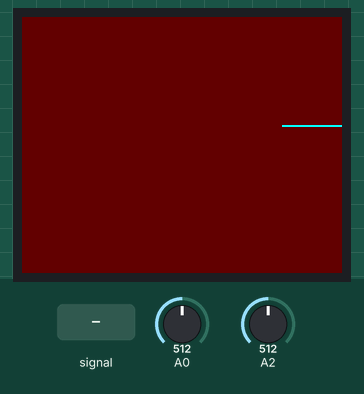
A sketch run on a simulated Arduino Uno, built with avr-gcc and run on an emulated ATmega328P. Shown: 160×128 colour display. Inputs (shaded band) come from the test bench; at power-on: A0 = 512, A2 = 512.

Above: at 1.2 s.
1.3 s: A0 set to 379
At 2.5 s:
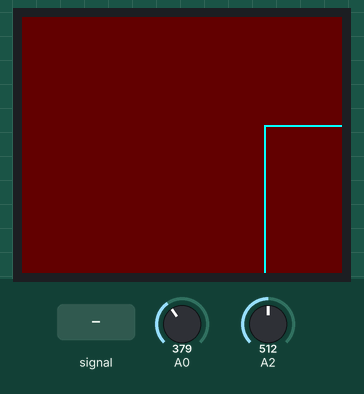
2.8 s: A0 set to 353
5.7 s: A2 fed a 2 Hz sine of ±306 counts around its level
At 6.18 s:
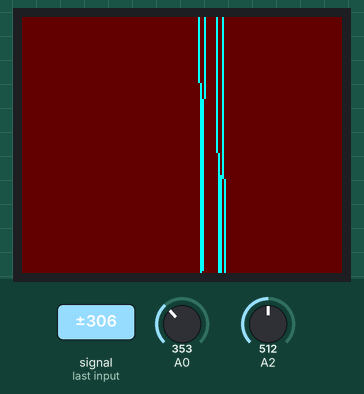
7.2 s: A2 set to 716
At 7.52 s:
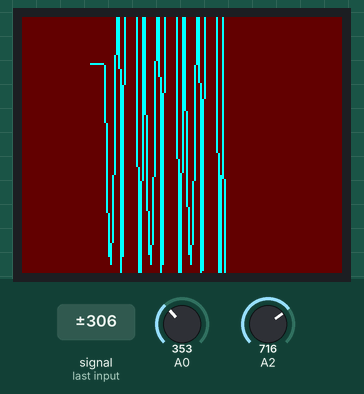
8.8 s: A2 fed a 200 Hz sine of ±81 counts around its level
At 9.3 s:
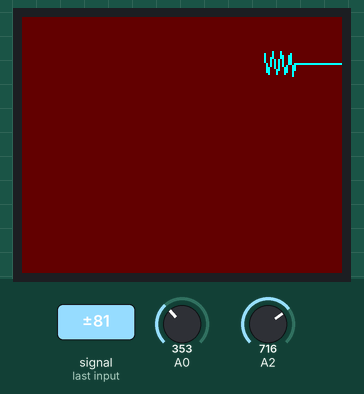
10.3 s: A0 set to 511
At 10.69 s:
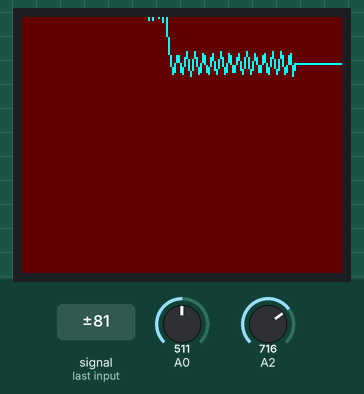
Timing chart, 0 to 12.8 s (numbered marks = the images above; inputs shaded):
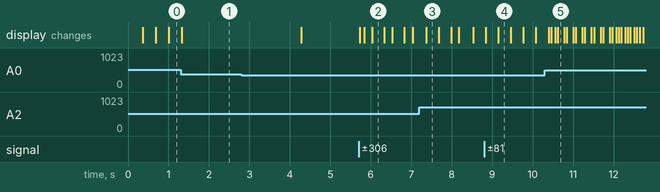

Measured:
- after the input at 5.7 s, the display: first changes at once (image 2 shows a later state)

The sketch:

piezo_heartrate_v5.ino
```cpp
//changing the graph to be more sine wavy rather than histogrammy

#include <TFT.h>
#include <SPI.h>

#define cs   9
#define dc   7
#define rst  8

TFT mTFTscreen = TFT(cs, dc, rst);

//int mAveragedReading = 0;
const int mCenterLine = 64;
int mXPos = 160;
int mXPosPrev = 160;
int mYPosPrev = mCenterLine;

void setup()
{
  Serial.begin(57600);
  mTFTscreen.begin();
  mTFTscreen.background(100,0,0);
}

void loop()
{
  mTFTscreen.stroke(0,255,255);
  //mTFTscreen.line(0, mCenterLine, mXPos, mCenterLine);

  int sampleHeight = map(analogRead(A0),0,100,1,50);
  int averagedReading = 0;

  for(int i=0; i<sampleHeight; i++)
  {
    // Average over sampleHeight measurements
    averagedReading += analogRead(A2);
  }

  averagedReading = averagedReading/sampleHeight;

  int plotY = averagedReading; //map(averagedReading, 0, 50, mCenterLine, 100);
  mTFTscreen.line(mXPosPrev, mYPosPrev, mXPos, plotY + mCenterLine);
  mXPosPrev = mXPos;
  mYPosPrev = plotY + mCenterLine;

  if (mXPos <= 0)
  {
    mXPos = 160; //reset
    mXPosPrev = 160; //reset
    mTFTscreen.background(100,0,0); //black out the screen

    //running this messes with the refresh rate big time
    /*
     char labelTmpText[4];
     dtostrf(sampleHeight, 2, 2, labelTmpText);
     TFTscreen.stroke(255,255,255);
     TFTscreen.setTextSize(1);
     TFTscreen.text( labelTmpText, 2, 2);
     */
  }
  else
  {
    mXPos--;
  }
  delay(5);
}
```
